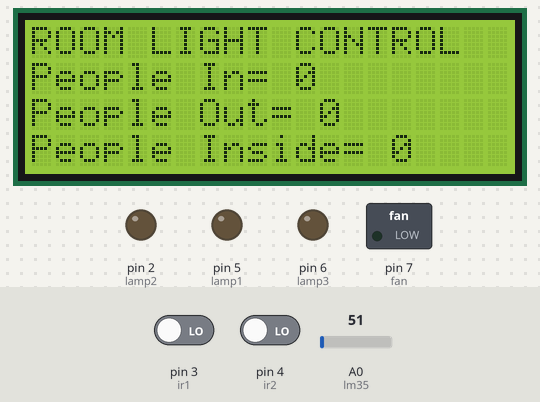
Recording of a sketch running on a simulated Arduino Uno, built with avr-gcc and run on an emulated ATmega328P. Shown: 20×4 character LCD, switched loads named in the sketch (green lamp = pin HIGH), output pins drawn as LEDs (lit = HIGH). The test bench sets the inputs (shaded band); at power-on: pin 3 (ir1) LOW, pin 4 (ir2) LOW, A0 (lm35) = 51.

Above: at 1.2 s.
1.3 s: pin 3 (ir1) driven HIGH
At 2.8 s:
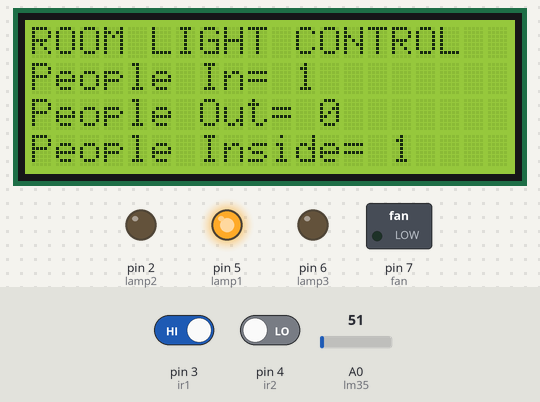
4.3 s: pin 4 (ir2) driven HIGH
At 4.9 s:
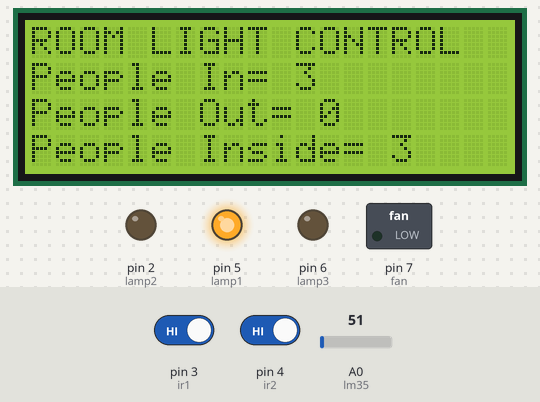
7.3 s: pin 3 (ir1) driven LOW
At 9.7 s:
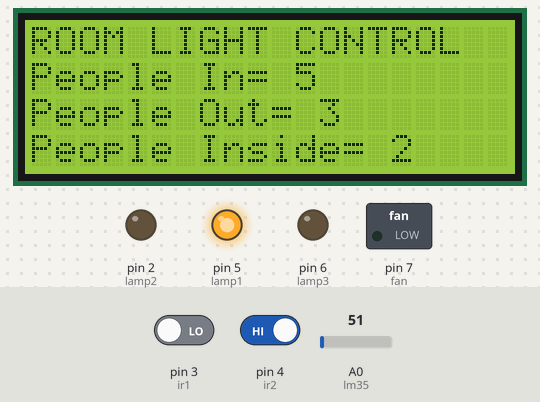
10.3 s: pin 4 (ir2) driven LOW
At 10.8 s:
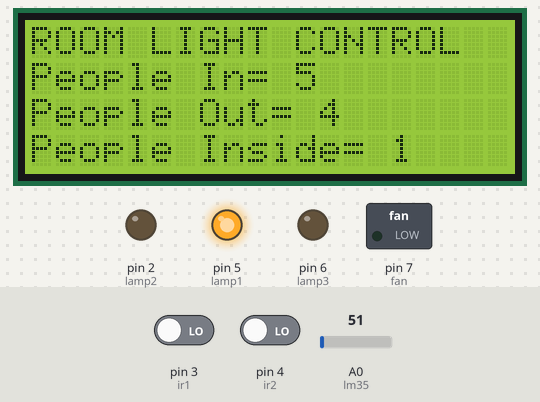
Timing chart, 0 to 12.8 s (numbered marks = the images above; inputs shaded):
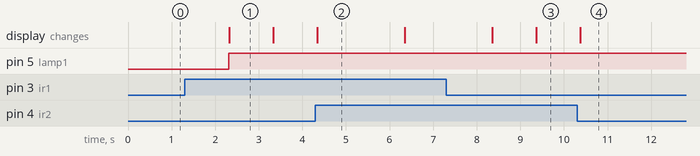

The sketch:

ur_pour_l__clairage__ambiant_et_le_r_gulateur_de_temp_rature.ino
```cpp
#include <LiquidCrystal.h>
#define ir1 3
#define ir2 4
#define lamp1 5
#define lamp2 2
#define lamp3 6
#define fan 7
#define lm35 A0

//variables
int temp=0;
boolean irVal1;
boolean irVal2;
int peopleInside=0;
int peopleIn=0;
int peopleOut=0;

LiquidCrystal lcd(13,12,11,10,9,8);


void setup() {
 lcd.begin(20,4);
 pinMode(ir1,INPUT);
  pinMode(ir2,INPUT);

  pinMode(lamp1,OUTPUT);
  pinMode(lamp2,OUTPUT);
  pinMode(lamp3,OUTPUT);
  pinMode(fan,OUTPUT);
pinMode( lm35 ,INPUT);

 digitalWrite(lamp1,LOW);
 digitalWrite(lamp2,LOW);
}

void loop() {
irVal1=digitalRead(ir1);
irVal2=digitalRead(ir2);
temp=analogRead(lm35)*500/1023; // 1mv/1c
lcd.setCursor(0,0);
lcd.print("ROOM LIGHT CONTROL");
lcd.setCursor(0,1);
lcd.print("People In= ");
lcd.print(peopleIn);
lcd.setCursor(0,2);
lcd.print("People Out= ");
lcd.print(peopleOut);
lcd.setCursor(0,3);
lcd.print("People Inside= ");
lcd.print(peopleInside);
temperature();
counting ();
  peopleInside=peopleIn- peopleOut;
  if (peopleInside==1){
  digitalWrite(lamp1,HIGH);
  digitalWrite(lamp2,LOW);
  digitalWrite(lamp3,LOW);
  }
else if (peopleInside>=2&&peopleInside<5){
  digitalWrite(lamp1,HIGH);
  digitalWrite(lamp2,LOW);
  digitalWrite(lamp3,LOW);
}
 else if (peopleInside==5){
  digitalWrite(lamp1,HIGH);
    digitalWrite(lamp2,HIGH);
 digitalWrite(lamp3,LOW);
  }
else if (peopleInside>=5&&peopleInside<10){
  digitalWrite(lamp1,HIGH);
  digitalWrite(lamp2,HIGH);
  digitalWrite(lamp3,LOW);
}
 else if (peopleInside>=10){
  digitalWrite(lamp1,HIGH);
    digitalWrite(lamp2,HIGH);
  digitalWrite(lamp3,HIGH);
  }
else {
digitalWrite(lamp1,LOW);
    digitalWrite(lamp2,LOW);
  digitalWrite(lamp3,LOW);
}
}

void counting (){
  if (irVal1==HIGH){
delay(1000);
if(irVal1==HIGH){
    peopleIn++;}
  }
  if (irVal2==HIGH){
delay(1000);
if (irVal2==HIGH){
    peopleOut++;}
  }

}


void temperature(){
if (temp>=30){
digitalWrite(fan,HIGH);
}
else {
digitalWrite(fan,LOW);
}
}
```

Measured:
- after the input at 1.3 s, pin 5 (lamp1): LOW → HIGH after 1.0 s; the display: changes after 1.0 s (image 1)
- after the input at 4.3 s, pin 2 (lamp2): stays LOW (without the input it goes to HIGH after 2.0 s)
- after the input at 7.3 s, the display: first differs from a run without the input after 2.1 s (image 3)
- after the input at 10.3 s, pin 5 (lamp1): stays HIGH (without the input it goes to LOW after 1.1 s)
- what the display in image 1 shows lasts 1.0 s, from 2.3 s to 3.3 s
- what the display in image 2 shows lasts 2.0 s, from 4.3 s to 6.3 s
